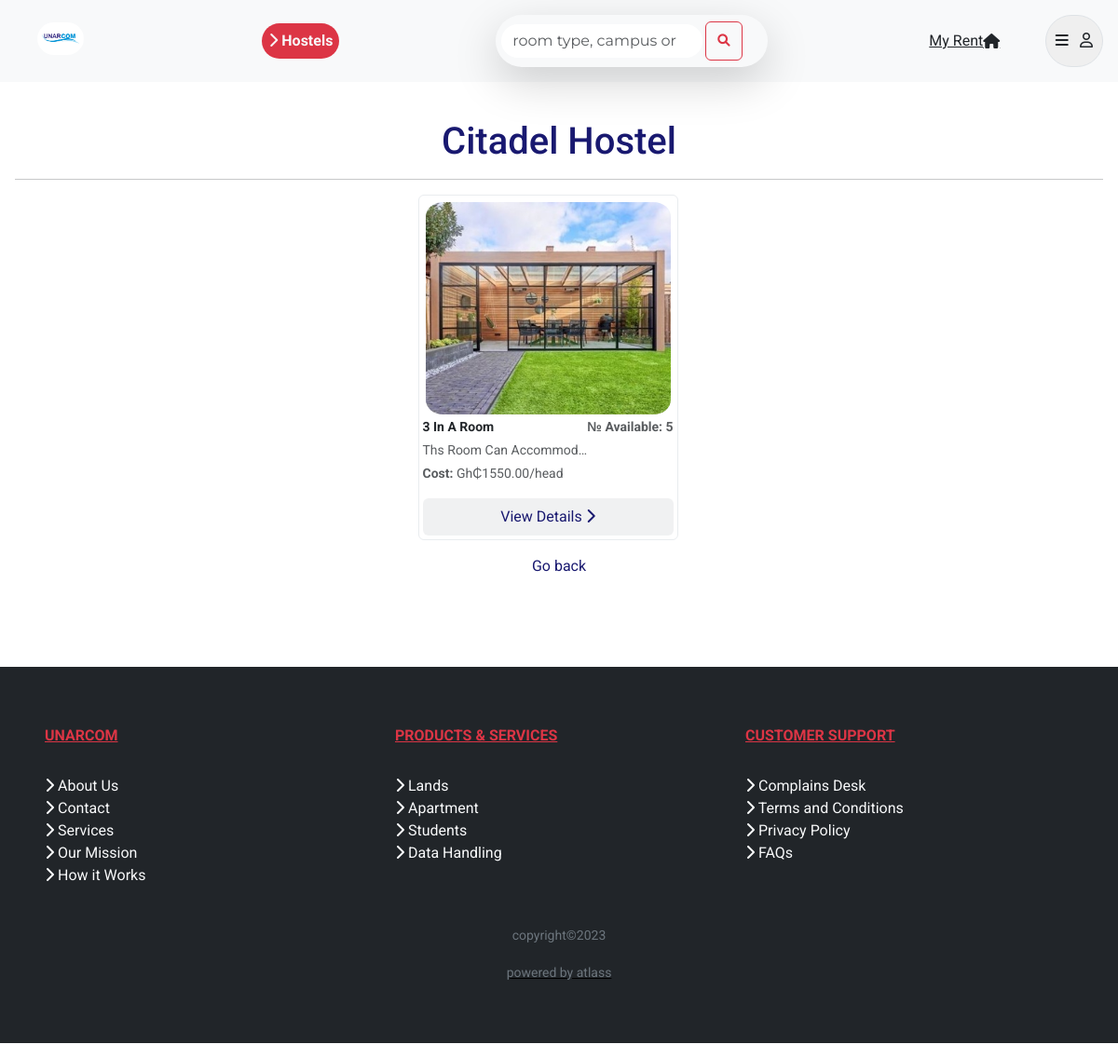
Page /rooms/list/2/Citadel Hostel/ (signed in) on the committed database.
### hostels/models.py (models this page shows, shortened)
class RoomType(models.Model):
    hostel = models.ForeignKey(Hostel, on_delete=models.CASCADE)
    room_type = models.CharField(max_length=100)
    room_display_image = models.ImageField(upload_to='unarcom/room_type/images', default=None, null=True, blank=True)
    room_type_number = models.PositiveIntegerField()
    room_numbers = models.JSONField(default=dict)
    room_capacity = models.PositiveIntegerField()
    max_capacity = models.PositiveIntegerField()
    cost_per_head = models.DecimalField(max_digits=65, decimal_places=2)
    db_use_only = models.PositiveIntegerField()
    details = RichTextUploadingField()

class Hostel(models.Model):
    created_by = models.ForeignKey(user, on_delete=models.CASCADE)
    owner_name = models.CharField(max_length=100, default='unarcom', help_text='Enter name of hostel owner')
    school = models.ForeignKey(School, on_delete=models.CASCADE)
    campus = models.CharField(max_length=100, default='Main Campus', help_text='Enter campus the hostel is located')
    hostel_name = models.CharField(max_length=50, default='unnamed hostel')
    contact = models.CharField(help_text='0589 693 6595', max_length=10)
    display_image = models.ImageField(blank=True, upload_to='unarcom/hostel/images', default=None)
    date_added = models.DateTimeField(default=timezone.now)
    no_of_rooms = models.PositiveIntegerField(help_text='E.g 20')
    description = RichTextUploadingField()
    hostel_coordinates = models.CharField(max_length=100, help_text='latitude, longitude')
    cost_range = models.CharField(max_length=200, help_text='4500')
    duration_of_rent = models.PositiveIntegerField(help_text='2')
    wifi = models.CharField(max_length=50)
    amenities = models.ManyToManyField(Amenities)
    account_number = models.CharField(max_length=100, null=True, blank=True)
    account_name = models.CharField(max_length=100)
    rating = models.DecimalField(max_digits=10, decimal_places=1)
    '''
    trimming images to an appropriate size before saving to the database
    '''
    def __str__(self):
        return self.hostel_name
    '''
    a method to get the cost of a romm
    '''
    '''
    calculating the distance of the hostel to the campus
    '''

### hostels/views.py (the view)
# urls.py: path('rooms/list/<int:pk>/<str:hostel>/', RoomsListView.as_view(), name='room-list'),
class RoomsListView(ListView):
    model = RoomType
    context_object_name = 'rooms'
    template_name = 'hostels/room_list.html'
    slug_url_kwarg = 'pk'
    def get_context_data(self, **kwargs):
        context = super(RoomsListView, self).get_context_data(**kwargs)
        context['room_type_list'] = RoomType.objects.filter(hostel_id=self.kwargs.get('pk'))
        return context

### hostels/templates/hostels/room_list.html (shortened to what this page needs)
{% extends 'hostels/base.html' %} {% block title %}Room List{% endblock %} {% block content %}
<section class="user">
  {% for room_type in room_type_list %} {% if forloop.counter == 1 %}
  <h1 class="text-center text-capitalize">{{room_type.hostel}}</h1>
  <hr />
  {% endif %}
  {% endfor %}
  <div class="container">
    <div class="row">
        <div class="row d-flex justify-content-center">
          {% for room_type in room_type_list %}
          {% if not room_type.room_type_number == 0 %}
          <div class="col-md-3 mb-3 border border-light-subtle rounded p-1" data-aos="fade-up">
            <a href="{% url 'room-detail' room_type.pk room_type.room_type %}">
              <div class="d-flex justify-content-center">
                <img
                  src="{{room_type.room_display_image.url}}"
                  alt="{{room_type.room_type}}"
                  class="img-fluid round"
                />
              </div>
              <div class="d-flex justify-content-between">
                <small class="text-capitalize fw-bold text-dark"
                  >{{room_type.room_type}}</small
                >
                <small class="text-capitalize text-muted fw-bold text-dark">№ available: {{room_type.room_type_number}}</small>
              </div>
              <small class="text-capitalize text-muted d-block mb-1">{{room_type.details|safe|truncatechars:'25'}}</small>
              <small class="text-muted d-block mb-1"><b>Cost:</b> Gh₵{{room_type.cost_per_head}}/head</small>
              <div class="text-center">
                <div class="bg-secondary p-2 rounded bg-opacity-10">View Details <i class="fa-solid fa-chevron-right"></i></div>
            </div>
            </a>
          </div>
          {% else %}
          <div class="container">
            <p class="text-dark fw-bold">
              All rooms are fully booked. Check back in a few days
            </p>
          </div>
          {% endif %}
          {% endfor %}
        </div>
    </div>
  </div>
  <div class="d-flex justify-content-center"><a href="{{request.META.HTTP_REFERER}}">Go back</a></div>
</section>
{% endblock %}

### hostels/static/hostels/css/style.css (style rules this page uses)
html { scroll-behavior: smooth; }
body, html, a { text-decoration: none; font-family: 'Montserrat', sans-serif;; list-style-type: none; }
h1, h2, h3, h4, h5, h6,.h7, a, p { color: #191970; font-family: 'Roboto', sans-serif; }
p { color: #000; font-family: 'Roboto', sans-serif; }
.round { border: solid transparent; border-radius: 8%; object-fit: scale-down; }
.user { margin: 8em 1em 0em 1em; }

### rows in the picture
RoomType: hostel "Citadel Hostel", room_display_image (picture), room_type "3 In A Room", room_type_number "5", details "Ths Room Can Accommod…", cost_per_head "1550.00"
